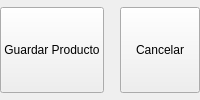
                <widget class="QFrame" name="frame_26">
                 <property name="sizePolicy">
                  <sizepolicy hsizetype="Preferred" vsizetype="Preferred">
                   <horstretch>0</horstretch>
                   <verstretch>2</verstretch>
                  </sizepolicy>
                 </property>
                 <property name="frameShape">
                  <enum>QFrame::Shape::NoFrame</enum>
                 </property>
                 <property name="frameShadow">
                  <enum>QFrame::Shadow::Raised</enum>
                 </property>
                 <layout class="QHBoxLayout" name="horizontalLayout_12">
                  <property name="spacing">
                   <number>0</number>
                  </property>
                  <property name="leftMargin">
                   <number>0</number>
                  </property>
                  <property name="topMargin">
                   <number>7</number>
                  </property>
                  <property name="rightMargin">
                   <number>0</number>
                  </property>
                  <property name="bottomMargin">
                   <number>7</number>
                  </property>
                  <item>
                   <widget class="QPushButton" name="guardarProNewBtn">
                    <property name="sizePolicy">
                     <sizepolicy hsizetype="Minimum" vsizetype="Minimum">
                      <horstretch>1</horstretch>
                      <verstretch>0</verstretch>
                     </sizepolicy>
                    </property>
                    <property name="text">
                     <string>Guardar Producto</string>
                    </property>
                   </widget>
                  </item>
                  <item>
                   <widget class="QFrame" name="frame_27">
                    <property name="sizePolicy">
                     <sizepolicy hsizetype="Preferred" vsizetype="Preferred">
                      <horstretch>8</horstretch>
                      <verstretch>0</verstretch>
                     </sizepolicy>
                    </property>
                    <property name="frameShape">
                     <enum>QFrame::Shape::NoFrame</enum>
                    </property>
                    <property name="frameShadow">
                     <enum>QFrame::Shadow::Raised</enum>
                    </property>
                   </widget>
                  </item>
                  <item>
                   <widget class="QPushButton" name="cancelarProNewBtn">
                    <property name="sizePolicy">
                     <sizepolicy hsizetype="Minimum" vsizetype="Minimum">
                      <horstretch>1</horstretch>
                      <verstretch>0</verstretch>
                     </sizepolicy>
                    </property>
                    <property name="text">
                     <string>Cancelar</string>
                    </property>
                   </widget>
                  </item>
                 </layout>
                </widget>
